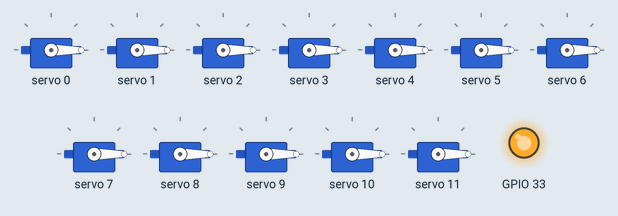
A program run on a simulated ESP32. Parts: 12 × servo, output pins drawn as LEDs (lit = HIGH). Servo pulses on a pin are drawn as a servo (544–2400 µs = 0–180°). At 6.2 s the program stops and its outputs stay as they are.

Above: at 0.05 s.
At 0.8 s:
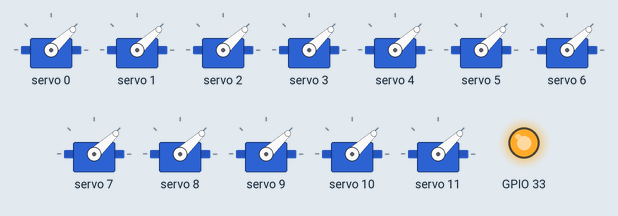
At 1.15 s:
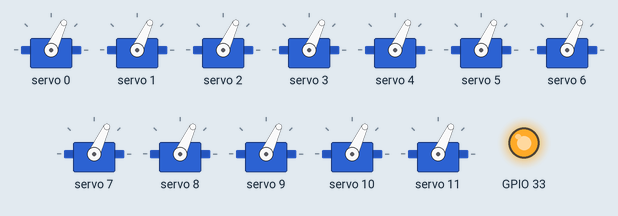
At 1.55 s:
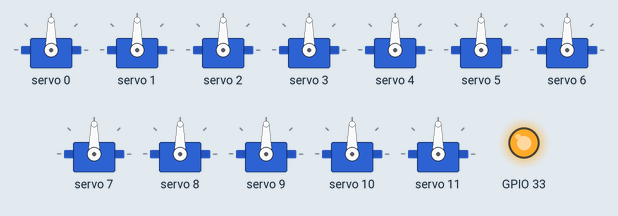
At 2.3 s:
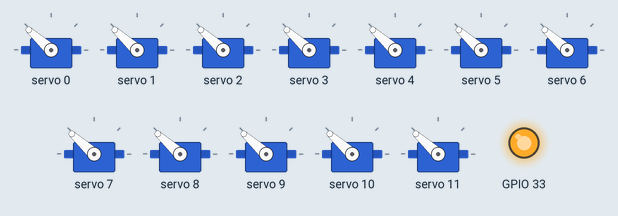
At 3.1 s:
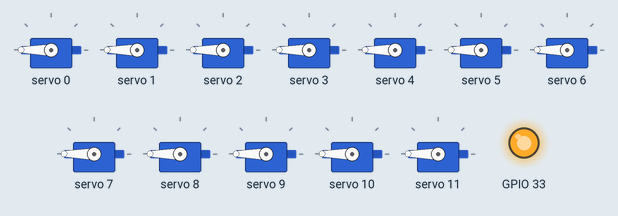
Timing chart, 0 to 7.2 s (numbered marks = the images above):
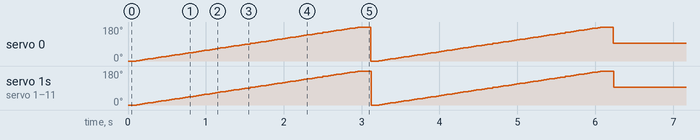

The program:

main.cpp
```cpp
#include <Arduino.h>
#include "../lib/stemi-hexapod/src/PCA9685.h"

PCA9685 pwmPCA9685;
PCA9685_ServoEvaluator servo;

void gen_steps(uint16_t *ptr, int8_t angle) {
    uint16_t arr[16];
    for (uint8_t i = 0; i < 16; i++) {
        *(ptr + i) = servo.pwmForAngle(angle);
    }
}

void set_servo(int8_t angle) {
    uint16_t data[16];
    gen_steps(data, angle);

    pwmPCA9685.setChannelsPWM(0, 16, data);

    uint16_t pwm_value = (int) (((float)(angle + 90) / 180.0) * 5271.0) + 2029;

    ledcWrite(1, pwm_value);
    ledcWrite(2, pwm_value);
}

void setup() {
    Serial.begin(9600);

    pinMode(33, OUTPUT);
    digitalWrite(33, 1);

    ledcSetup(1, 50, 16);
    ledcSetup(2, 50, 16);
    ledcSetup(3, 50, 16);
    ledcAttachPin(18, 1);
    ledcAttachPin(21, 2);

    Wire.begin(23, 22);
    pwmPCA9685.resetDevices();
    pwmPCA9685.init(B000000);
    pwmPCA9685.setPWMFrequency(50);
}

void loop() {
    for (uint8_t i = 0; i < 2; i++) {
        for (int8_t angle = -90; angle < 90; angle += 2) {
            set_servo(angle);
            delay(25);
        }
    }

    set_servo(0);
    while (1) {}
}
```
